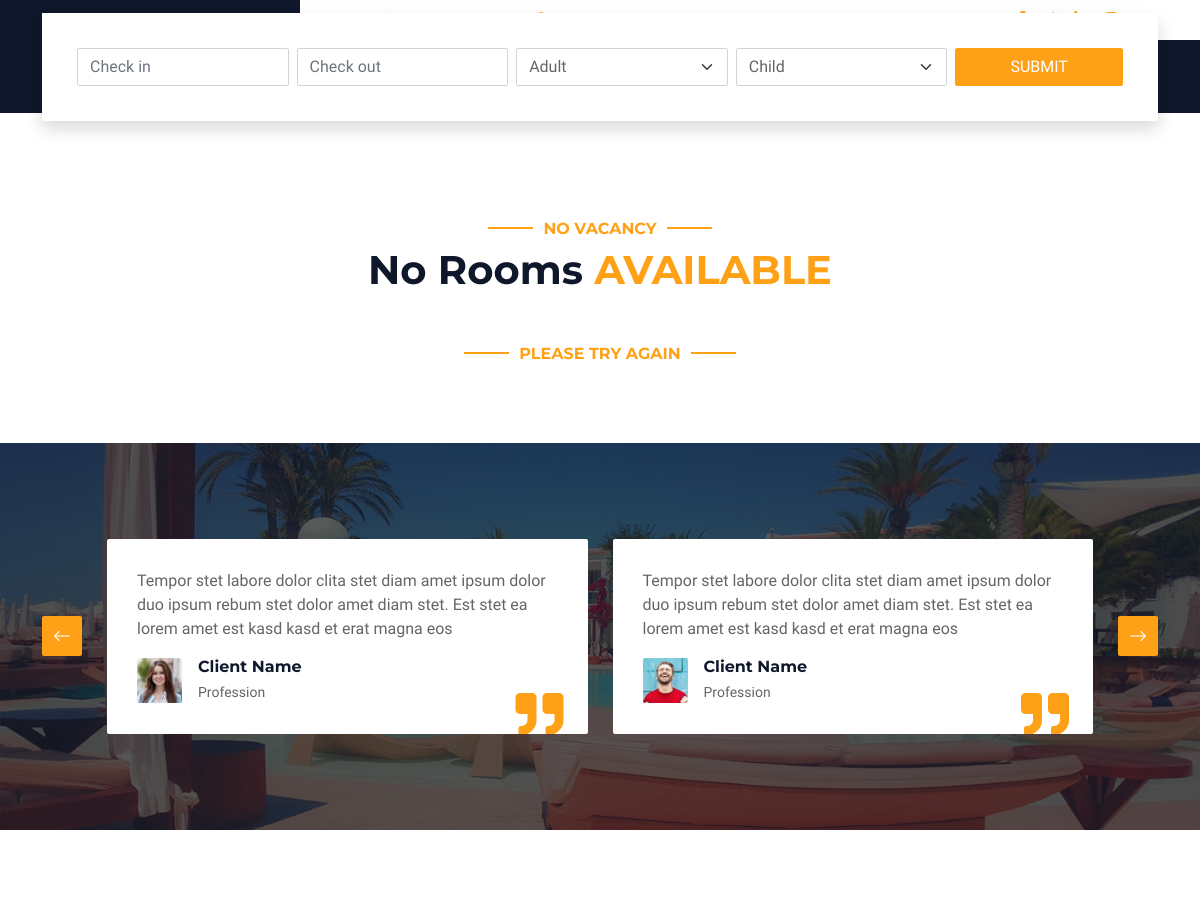
Page /rooms/ (upper part) on the earlier database version.
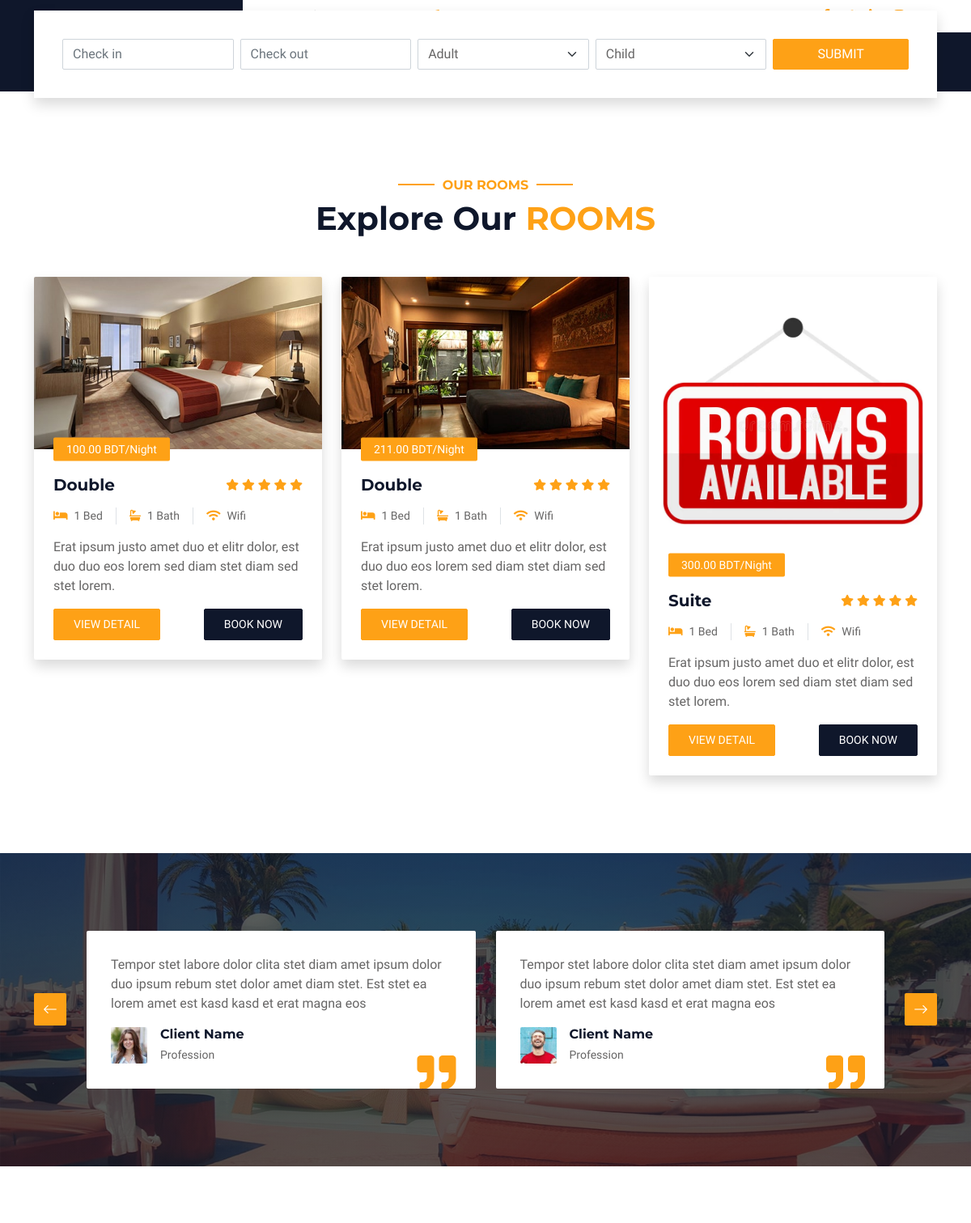
Same page on the later database version.
### rooms/models.py (models this page shows, shortened)
class Room(models.Model):
    ROOM_TYPES = [
        ('single', 'Single'),
        ('double', 'Double'),
        ('suite', 'Suite'),
    ]
    room_number = models.CharField(max_length=10, unique=True)
    room_type = models.CharField(max_length=10, choices=ROOM_TYPES)
    price = models.DecimalField(max_digits=10, decimal_places=2)
    is_available = models.BooleanField(default=True)
    image = models.ImageField(upload_to='rooms/', blank=True, null=True)
    beds = models.IntegerField(default=1)
    baths = models.IntegerField(default=1)
    max_adults = models.IntegerField(default=2)
    max_children = models.IntegerField(default=1)

### rooms/views.py (the view)
# urls.py: path('rooms/', available_rooms, name='rooms'),
def available_rooms(request):
    if request.method == 'POST':
        check_in = request.POST.get('check_in')
        check_out = request.POST.get('check_out')
        adults = request.POST.get('adult')
        children = request.POST.get('child')
        print(adults, children)
        rooms = search_available_rooms(check_in, check_out, adults, children)
    else:
        rooms = Room.objects.filter(is_available=True)
    return render(request, 'rooms.html', {'rooms': rooms})

### templates/rooms.html (shortened to what this page needs)
{% extends "base/base.html" %}
{% load static %}
{% block content %}
<div class="container-fluid booking pb-5 wow fadeIn" data-wow-delay="0.1s">
    <div class="container">
        <div class="bg-white shadow" style="padding: 35px;">
            <form action="{% url 'rooms' %}" method="POST">
            <div class="row g-2">
                <div class="col-md-10">
                    <div class="row g-2">
                        <div class="col-md-3">
                            <div class="date" id="date1" data-target-input="nearest">
                                <input type="text" class="form-control datetimepicker-input" placeholder="Check in" name="check_in" data-target="#date1" data-toggle="datetimepicker" data-date-format="YYYY-MM-DD"/>
                            </div>
                        </div>
                        <div class="col-md-3">
                            <div class="date" id="date2" data-target-input="nearest">
                                <input type="text" class="form-control datetimepicker-input" placeholder="Check out" name="check_out" data-target="#date2" data-toggle="datetimepicker" data-date-format="YYYY-MM-DD"/>
                            </div>
                        </div>
                        <div class="col-md-3">
                            <select name="adult" class="form-select">
                                <option selected>Adult</option>
                            </select>
                        </div>
                        <div class="col-md-3">
                            <select name="child" class="form-select">
                                <option selected>Child</option>
                            </select>
                        </div>
                    </div>
                </div>
                <div class="col-md-2">
                    <button type="submit" class="btn btn-primary w-100">Submit</button>
                </div>
            </div>
         </form>
        </div>
    </div>
</div>
<div class="container-xxl py-5">
    <div class="container">
        <div class="text-center wow fadeInUp" data-wow-delay="0.1s">
            {% if rooms %}
            <h6 class="section-title text-center text-primary text-uppercase">Our Rooms</h6>
            <h1 class="mb-5">Explore Our <span class="text-primary text-uppercase">Rooms</span></h1>
            {% else %}
            <h6 class="section-title text-center text-primary text-uppercase">No Vacancy</h6>
            <h1 class="mb-5">No Rooms  <span class="text-primary text-uppercase">Available</span></h1>
            <h6 class="section-title text-center text-primary text-uppercase">Please try again</h6>
            {% endif %}
        </div>
        <div class="row g-4">
            {% if rooms %}
            {% for room in rooms %}
            <div class="col-lg-4 col-md-6 wow fadeInUp" data-wow-delay="0.1s">
                <div class="room-item shadow rounded overflow-hidden">
                    <div class="position-relative">
                    {% if room.image %}
                        <img class="img-fluid" src="{{ room.image.url }}" alt="">
                    {% else %}
                        <img class="img-fluid" src="{% static 'img/rooms-available.png' %}" alt="">
                    {% endif %}
                        <small class="position-absolute start-0 top-100 translate-middle-y bg-primary text-white rounded py-1 px-3 ms-4">{{room.price}} BDT/Night</small>
                    </div>
                    <div class="p-4 mt-2">
                        <div class="d-flex justify-content-between mb-3">
                            <h5 class="mb-0">{{room.get_room_type_display}}</h5>
                            <div class="ps-2">
                                <small class="fa fa-star text-primary"></small>
                                <small class="fa fa-star text-primary"></small>
                                <small class="fa fa-star text-primary"></small>
                                <small class="fa fa-star text-primary"></small>
                                <small class="fa fa-star text-primary"></small>
                            </div>
                        </div>
                        <div class="d-flex mb-3">
                            <small class="border-end me-3 pe-3"><i class="fa fa-bed text-primary me-2"></i>{{room.beds}} Bed</small>
                            <small class="border-end me-3 pe-3"><i class="fa fa-bath text-primary me-2"></i>{{room.baths}} Bath</small>
                            <small><i class="fa fa-wifi text-primary me-2"></i>Wifi</small>
                        </div>
                        <p class="text-body mb-3">Erat ipsum justo amet duo et elitr dolor, est duo duo eos lorem sed diam stet diam sed stet lorem.</p>
                        <div class="d-flex justify-content-between">
                            <a class="btn btn-sm btn-primary rounded py-2 px-4" href="">View Detail</a>
                            <a class="btn btn-sm btn-dark rounded py-2 px-4" href="{% url 'selected_room_booking' room.id %}">Book Now</a>
                        </div>
                    </div>
                </div>
            </div>
            {% endfor %}
            {% endif %}
        </div>
    </div>
</div>
<div class="container-xxl testimonial mt-5 py-5 bg-dark wow zoomIn" data-wow-delay="0.1s" style="margin-bottom: 90px;">
    <div class="container">
        <div class="owl-carousel testimonial-carousel py-5">
            <div class="testimonial-item position-relative bg-white rounded overflow-hidden">
                <p>Tempor stet labore dolor clita stet diam amet ipsum dolor duo ipsum rebum stet dolor amet diam stet. Est stet ea lorem amet est kasd kasd et erat magna eos</p>
                <div class="d-flex align-items-center">
                    <img class="img-fluid flex-shrink-0 rounded" src="img/testimonial-1.jpg" style="width: 45px; height: 45px;">
                    <div class="ps-3">
                        <h6 class="fw-bold mb-1">Client Name</h6>
                        <small>Profession</small>
                    </div>
                </div>
                <i class="fa fa-quote-right fa-3x text-primary position-absolute end-0 bottom-0 me-4 mb-n1"></i>
            </div>
            <div class="testimonial-item position-relative bg-white rounded overflow-hidden">
                <p>Tempor stet labore dolor clita stet diam amet ipsum dolor duo ipsum rebum stet dolor amet diam stet. Est stet ea lorem amet est kasd kasd et erat magna eos</p>
                <div class="d-flex align-items-center">
                    <img class="img-fluid flex-shrink-0 rounded" src="img/testimonial-2.jpg" style="width: 45px; height: 45px;">
                    <div class="ps-3">
                        <h6 class="fw-bold mb-1">Client Name</h6>
                        <small>Profession</small>
                    </div>
                </div>
                <i class="fa fa-quote-right fa-3x text-primary position-absolute end-0 bottom-0 me-4 mb-n1"></i>
            </div>
        </div>
    </div>
</div>
{% endblock content %}

### templates/base/base.html (shortened to what this page needs)
{% load static %}
<!DOCTYPE html>
<html lang="en">
<head>
    <link href="https://cdnjs.cloudflare.com/ajax/libs/font-awesome/5.10.0/css/all.min.css" rel="stylesheet">
    <link href="https://cdn.jsdelivr.net/npm/bootstrap-icons@1.4.1/font/bootstrap-icons.css" rel="stylesheet">
    <link href="{% static 'lib/animate/animate.min.css' %}" rel="stylesheet">
    <link href="{% static 'lib/owlcarousel/assets/owl.carousel.min.css' %}" rel="stylesheet">
    <link href="{% static 'lib/tempusdominus/css/tempusdominus-bootstrap-4.min.css' %}" rel="stylesheet" />
    <link rel="stylesheet" href="https://cdn.jsdelivr.net/npm/flatpickr/dist/flatpickr.min.css">
    <link href="{% static 'css/bootstrap.min.css' %}" rel="stylesheet">
    <link href="{% static 'css/style.css' %}" rel="stylesheet">
</head>
<body>
    <div class="container-xxl bg-white p-0">
        <div class="container-fluid bg-dark px-0">
            <div class="row gx-0">
                <div class="col-lg-3 bg-dark d-none d-lg-block">
                    <a href="index.html" class="navbar-brand w-100 h-100 m-0 p-0 d-flex align-items-center justify-content-center">
                        <h1 class="m-0 text-primary text-uppercase">Hotelier</h1>
                    </a>
                </div>
                <div class="col-lg-9">
                    <div class="row gx-0 bg-white d-none d-lg-flex">
                        <div class="col-lg-7 px-5 text-start">
                            <div class="h-100 d-inline-flex align-items-center py-2 me-4">
                                <p class="mb-0">info@example.com</p>
                            </div>
                            <div class="h-100 d-inline-flex align-items-center py-2">
                                <p class="mb-0">+012 345 6789</p>
                            </div>
                        </div>
                        <div class="col-lg-5 px-5 text-end">
                            <div class="d-inline-flex align-items-center py-2">
                                <a class="me-3" href=""></a>
                                <a class="me-3" href=""></a>
                                <a class="me-3" href=""></a>
                                <a class="me-3" href=""></a>
                                <a class="" href=""></a>
                            </div>
                        </div>
                    </div>
                    <nav class="navbar navbar-expand-lg bg-dark navbar-dark p-3 p-lg-0">
                        <div class="collapse navbar-collapse justify-content-between" id="navbarCollapse">
                            <div class="navbar-nav mr-auto py-0">
                                <a href="index.html" class="nav-item nav-link active">Home</a>
                                <a href="about.html" class="nav-item nav-link">About</a>
                                <a href="service.html" class="nav-item nav-link">Services</a>
                                <a href="{% url 'rooms' %}" class="nav-item nav-link">Rooms</a>
                                <div class="nav-item dropdown">
                                    <a href="#" class="nav-link dropdown-toggle" data-bs-toggle="dropdown">Pages</a>
                                </div>
                                <a href="contact.html" class="nav-item nav-link">Contact</a>
                            </div>
                        </div>
                    </nav>
                </div>
            </div>
        </div>
        {% block content %}
        {% endblock content %}
    </div>
</html>

### static/css/style.css (style rules this page uses)
:root { --primary: #FEA116; --light: #F1F8FF; --dark: #0F172B; }
.btn { font-weight: 500; text-transform: uppercase; transition: .5s; }
.btn.btn-primary, .btn.btn-secondary { color: #FFFFFF; }
.navbar-dark .navbar-nav .nav-link { margin-right: 30px; padding: 25px 0; color: #FFFFFF; font-size: 15px; text-transform: uppercase; outline: none; }
.navbar-dark .navbar-nav .nav-link:hover, .navbar-dark .navbar-nav .nav-link.active { color: var(--primary); }
.booking { position: relative; margin-top: -100px !important; z-index: 1; }
.section-title { position: relative; display: inline-block; }
.section-title::before { position: absolute; content: ""; width: 45px; height: 2px; top: 50%; left: -55px; margin-top: -1px; background: var(--primary); }
.section-title::after { position: absolute; content: ""; width: 45px; height: 2px; top: 50%; right: -55px; margin-top: -1px; background: var(--primary); }
.testimonial { background: linear-gradient(rgba(15, 23, 43, .7), rgba(15, 23, 43, .7)), url(../img/carousel-2.jpg); background-position: center center; background-repeat: no-repeat; background-size: cover; }
.testimonial-carousel { padding-left: 65px; padding-right: 65px; }
.testimonial-carousel .testimonial-item { padding: 30px; }

Differences in the rows shown:
added Room: image (picture), price "100.00", room_type "Double", beds "1", baths "1"
added Room: image (picture), price "211.00", room_type "Double", beds "1", baths "1"
added Room: price "300.00", room_type "Suite", beds "1", baths "1"
Other differences:
text no longer shown: "NO VACANCY No Rooms AVAILABLE PLEASE TRY AGAIN"
text now shown: "OUR ROOMS Explore Our ROOMS"
